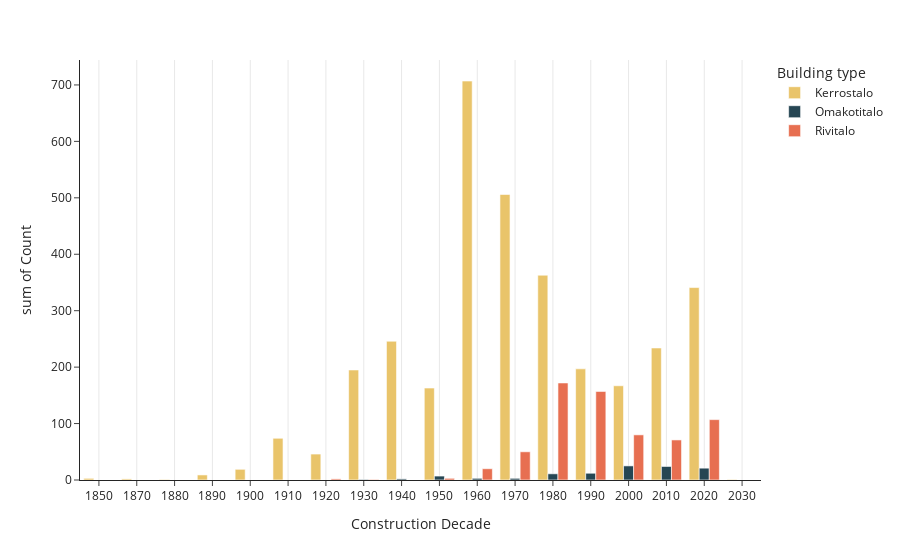

Write notebook code for a chart like this one.
### Code cell
df = pd.crosstab(
    index=data.type,
    columns=data.construction_year.round(decimals=-1),
).reset_index().melt(id_vars="type")
df["construction_year"] = df["construction_year"].astype("str")
fig = px.histogram(
    data_frame=df,
    y="value",
    x="construction_year",
    color="type",
    template="simple_white",
    barmode='group',
    color_discrete_map={
        "Kerrostalo": "#e9c46a",
        "Rivitalo": "#e76f51",
        "Omakotitalo": "#264653",
    },
    hover_name="type",
    labels=dict(construction_year="Construction Decade", value="Count", type="Building type")
)
fig.update_xaxes(showgrid=True)
fig.show()

### Figure 1 — Plotly figure (JSON) as saved in the notebook; plotly's stock layout.template omitted (floating-point values rounded to 4 significant figures)
{"data": [{"alignmentgroup": "True", "bingroup": "x", "histfunc": "sum", "hovertemplate": "Building type=Kerrostalo<br>Construction Decade=%{x}<br>sum of Count=%{y}<extra></extra>", "legendgroup": "Kerrostalo", "marker": {"color": "#e9c46a", "pattern": {"shape": ""}}, "name": "Kerrostalo", "offsetgroup": "Kerrostalo", "orientation": "v", "showlegend": true, "type": "histogram", "x": ["1850", "1870", "1880", "1890", "1900", "1910", "1920", "1930", "1940", "1950", "1960", "1970", "1980", "1990", "2000", "2010", "2020", "2030"], "xaxis": "x", "y": [3, 2, 1, 9, 19, 74, 46, 195, 246, 163, 707, 506, 363, 197, 167, 234, 341, 1], "yaxis": "y"}, {"alignmentgroup": "True", "bingroup": "x", "histfunc": "sum", "hovertemplate": "Building type=Omakotitalo<br>Construction Decade=%{x}<br>sum of Count=%{y}<extra></extra>", "legendgroup": "Omakotitalo", "marker": {"color": "#264653", "pattern": {"shape": ""}}, "name": "Omakotitalo", "offsetgroup": "Omakotitalo", "orientation": "v", "showlegend": true, "type": "histogram", "x": ["1850", "1870", "1880", "1890", "1900", "1910", "1920", "1930", "1940", "1950", "1960", "1970", "1980", "1990", "2000", "2010", "2020", "2030"], "xaxis": "x", "y": [0, 0, 0, 0, 0, 0, 0, 1, 2, 7, 3, 3, 11, 12, 25, 24, 21, 0], "yaxis": "y"}, {"alignmentgroup": "True", "bingroup": "x", "histfunc": "sum", "hovertemplate": "Building type=Rivitalo<br>Construction Decade=%{x}<br>sum of Count=%{y}<extra></extra>", "legendgroup": "Rivitalo", "marker": {"color": "#e76f51", "pattern": {"shape": ""}}, "name": "Rivitalo", "offsetgroup": "Rivitalo", "orientation": "v", "showlegend": true, "type": "histogram", "x": ["1850", "1870", "1880", "1890", "1900", "1910", "1920", "1930", "1940", "1950", "1960", "1970", "1980", "1990", "2000", "2010", "2020", "2030"], "xaxis": "x", "y": [0, 0, 0, 0, 0, 0, 2, 1, 0, 3, 20, 50, 172, 157, 80, 71, 107, 0], "yaxis": "y"}], "layout": {"barmode": "group", "legend": {"title": {"text": "Building type"}, "tracegroupgap": 0}, "margin": {"t": 60}, "xaxis": {"anchor": "y", "domain": [0, 1], "showgrid": true, "title": {"text": "Construction Decade"}}, "yaxis": {"anchor": "x", "domain": [0, 1], "title": {"text": "sum of Count"}}}}
